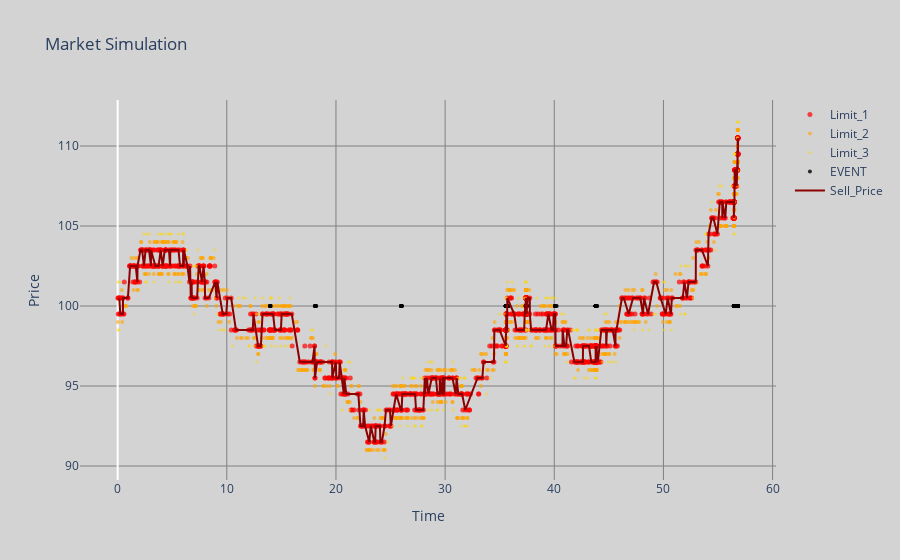

The code cell stored with this chart in its notebook:
### Code cell
Market.visu(initial_ask, initial_bid, False)

### Figure 1 — Plotly figure (JSON) as saved in the notebook; plotly's stock layout.template omitted (floating-point values rounded to 4 significant figures; data arrays with more than 128 entries replaced by an {"elided": "..."} marker saying what was removed)
{"data": [{"marker": {"color": "red", "opacity": 0.7, "size": 5}, "mode": "markers", "name": "Limit_1", "type": "scatter", "x": {"elided": "1251 float values"}, "y": {"elided": "1251 float values"}}, {"marker": {"color": "orange", "opacity": 0.6, "size": 4}, "mode": "markers", "name": "Limit_2", "type": "scatter", "x": {"elided": "613 float values"}, "y": {"elided": "613 int values"}}, {"marker": {"color": "gold", "opacity": 0.5, "size": 3}, "mode": "markers", "name": "Limit_3", "type": "scatter", "x": {"elided": "236 float values"}, "y": {"elided": "236 float values"}}, {"marker": {"color": "black", "opacity": 0.8, "size": 4}, "mode": "markers", "name": "EVENT", "type": "scatter", "x": {"elided": "547 float values"}, "y": {"elided": "547 int values"}}, {"line": {"color": "darkred", "width": 2}, "mode": "lines", "name": "Sell_Price", "type": "scatter", "x": {"elided": "395 float values"}, "y": {"elided": "395 float values"}}], "layout": {"paper_bgcolor": "#D3D3D3", "plot_bgcolor": "#D3D3D3", "title": {"text": "Market Simulation"}, "xaxis": {"gridcolor": "#808080", "showgrid": true, "title": {"text": "Time"}}, "yaxis": {"gridcolor": "#808080", "showgrid": true, "title": {"text": "Price"}}}}
